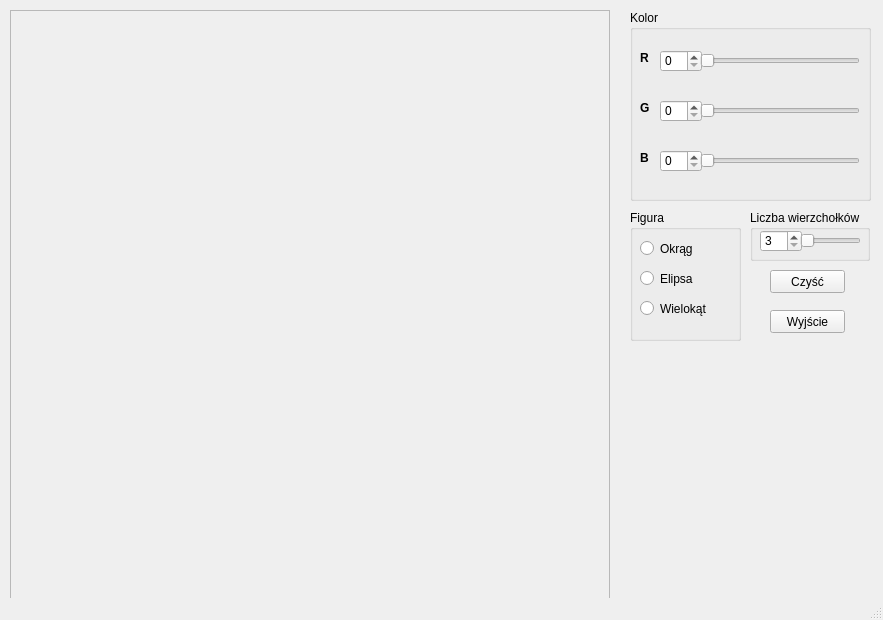
<?xml version="1.0" encoding="UTF-8"?>
<ui version="4.0">
 <class>MainWindow</class>
 <widget class="QMainWindow" name="MainWindow">
  <property name="geometry">
   <rect>
    <x>0</x>
    <y>0</y>
    <width>883</width>
    <height>620</height>
   </rect>
  </property>
  <property name="windowTitle">
   <string>MainWindow</string>
  </property>
  <widget class="QWidget" name="centralWidget">
   <widget class="QFrame" name="rysujFrame">
    <property name="geometry">
     <rect>
      <x>10</x>
      <y>10</y>
      <width>600</width>
      <height>600</height>
     </rect>
    </property>
    <property name="frameShape">
     <enum>QFrame::StyledPanel</enum>
    </property>
    <property name="frameShadow">
     <enum>QFrame::Raised</enum>
    </property>
   </widget>
   <widget class="QGroupBox" name="groupBox_1">
    <property name="geometry">
     <rect>
      <x>630</x>
      <y>10</y>
      <width>241</width>
      <height>191</height>
     </rect>
    </property>
    <property name="title">
     <string>Kolor</string>
    </property>
    <widget class="QSpinBox" name="spinBox_1">
     <property name="geometry">
      <rect>
       <x>30</x>
       <y>40</y>
       <width>42</width>
       <height>22</height>
      </rect>
     </property>
     <property name="maximum">
      <number>255</number>
     </property>
    </widget>
    <widget class="QSpinBox" name="spinBox_2">
     <property name="geometry">
      <rect>
       <x>30</x>
       <y>90</y>
       <width>42</width>
       <height>22</height>
      </rect>
     </property>
     <property name="maximum">
      <number>255</number>
     </property>
    </widget>
    <widget class="QSpinBox" name="spinBox_3">
     <property name="geometry">
      <rect>
       <x>30</x>
       <y>140</y>
       <width>42</width>
       <height>22</height>
      </rect>
     </property>
     <property name="maximum">
      <number>255</number>
     </property>
    </widget>
    <widget class="QSlider" name="horizontalSlider_1">
     <property name="geometry">
      <rect>
       <x>70</x>
       <y>40</y>
       <width>160</width>
       <height>22</height>
      </rect>
     </property>
     <property name="maximum">
      <number>255</number>
     </property>
     <property name="orientation">
      <enum>Qt::Horizontal</enum>
     </property>
    </widget>
    <widget class="QSlider" name="horizontalSlider_2">
     <property name="geometry">
      <rect>
       <x>70</x>
       <y>90</y>
       <width>160</width>
       <height>22</height>
      </rect>
     </property>
     <property name="maximum">
      <number>255</number>
     </property>
     <property name="orientation">
      <enum>Qt::Horizontal</enum>
     </property>
    </widget>
    <widget class="QSlider" name="horizontalSlider_3">
     <property name="geometry">
      <rect>
       <x>70</x>
       <y>140</y>
       <width>160</width>
       <height>22</height>
      </rect>
     </property>
     <property name="maximum">
      <number>255</number>
     </property>
     <property name="orientation">
      <enum>Qt::Horizontal</enum>
     </property>
    </widget>
    <widget class="QLabel" name="label_1">
     <property name="geometry">
      <rect>
       <x>10</x>
       <y>40</y>
       <width>16</width>
       <height>16</height>
      </rect>
     </property>
     <property name="font">
      <font>
       <weight>75</weight>
       <bold>true</bold>
      </font>
     </property>
     <property name="text">
      <string>R</string>
     </property>
    </widget>
    <widget class="QLabel" name="label_2">
     <property name="geometry">
      <rect>
       <x>10</x>
       <y>90</y>
       <width>16</width>
       <height>16</height>
      </rect>
     </property>
     <property name="font">
      <font>
       <weight>75</weight>
       <bold>true</bold>
      </font>
     </property>
     <property name="text">
      <string>G</string>
     </property>
    </widget>
    <widget class="QLabel" name="label_3">
     <property name="geometry">
      <rect>
       <x>10</x>
       <y>140</y>
       <width>16</width>
       <height>16</height>
      </rect>
     </property>
     <property name="font">
      <font>
       <weight>75</weight>
       <bold>true</bold>
      </font>
     </property>
     <property name="text">
      <string>B</string>
     </property>
    </widget>
   </widget>
   <widget class="QPushButton" name="cleanButton">
    <property name="geometry">
     <rect>
      <x>770</x>
      <y>270</y>
      <width>75</width>
      <height>23</height>
     </rect>
    </property>
    <property name="text">
     <string>Czyść</string>
    </property>
   </widget>
   <widget class="QPushButton" name="exitButton">
    <property name="geometry">
     <rect>
      <x>770</x>
      <y>310</y>
      <width>75</width>
      <height>23</height>
     </rect>
    </property>
    <property name="text">
     <string>Wyjście</string>
    </property>
   </widget>
   <widget class="QGroupBox" name="groupBox_2">
    <property name="geometry">
     <rect>
      <x>630</x>
      <y>210</y>
      <width>111</width>
      <height>131</height>
     </rect>
    </property>
    <property name="title">
     <string>Figura</string>
    </property>
    <widget class="QRadioButton" name="radioButton_3">
     <property name="geometry">
      <rect>
       <x>10</x>
       <y>90</y>
       <width>82</width>
       <height>17</height>
      </rect>
     </property>
     <property name="text">
      <string>Wielokąt</string>
     </property>
    </widget>
    <widget class="QRadioButton" name="radioButton_1">
     <property name="geometry">
      <rect>
       <x>10</x>
       <y>30</y>
       <width>82</width>
       <height>17</height>
      </rect>
     </property>
     <property name="text">
      <string>Okrąg</string>
     </property>
    </widget>
    <widget class="QRadioButton" name="radioButton_2">
     <property name="geometry">
      <rect>
       <x>10</x>
       <y>60</y>
       <width>82</width>
       <height>17</height>
      </rect>
     </property>
     <property name="text">
      <string>Elipsa</string>
     </property>
    </widget>
   </widget>
   <widget class="QGroupBox" name="groupBox_3">
    <property name="geometry">
     <rect>
      <x>750</x>
      <y>210</y>
      <width>120</width>
      <height>51</height>
     </rect>
    </property>
    <property name="title">
     <string>Liczba wierzchołków</string>
    </property>
    <widget class="QSpinBox" name="spinBox_7">
     <property name="geometry">
      <rect>
       <x>10</x>
       <y>20</y>
       <width>42</width>
       <height>22</height>
      </rect>
     </property>
     <property name="minimum">
      <number>3</number>
     </property>
     <property name="maximum">
      <number>100</number>
     </property>
    </widget>
    <widget class="QSlider" name="horizontalSlider_7">
     <property name="geometry">
      <rect>
       <x>50</x>
       <y>20</y>
       <width>61</width>
       <height>22</height>
      </rect>
     </property>
     <property name="minimum">
      <number>3</number>
     </property>
     <property name="maximum">
      <number>100</number>
     </property>
     <property name="orientation">
      <enum>Qt::Horizontal</enum>
     </property>
    </widget>
   </widget>
  </widget>
  <widget class="QStatusBar" name="statusBar"/>
 </widget>
 <layoutdefault spacing="6" margin="11"/>
 <resources/>
 <connections/>
</ui>
